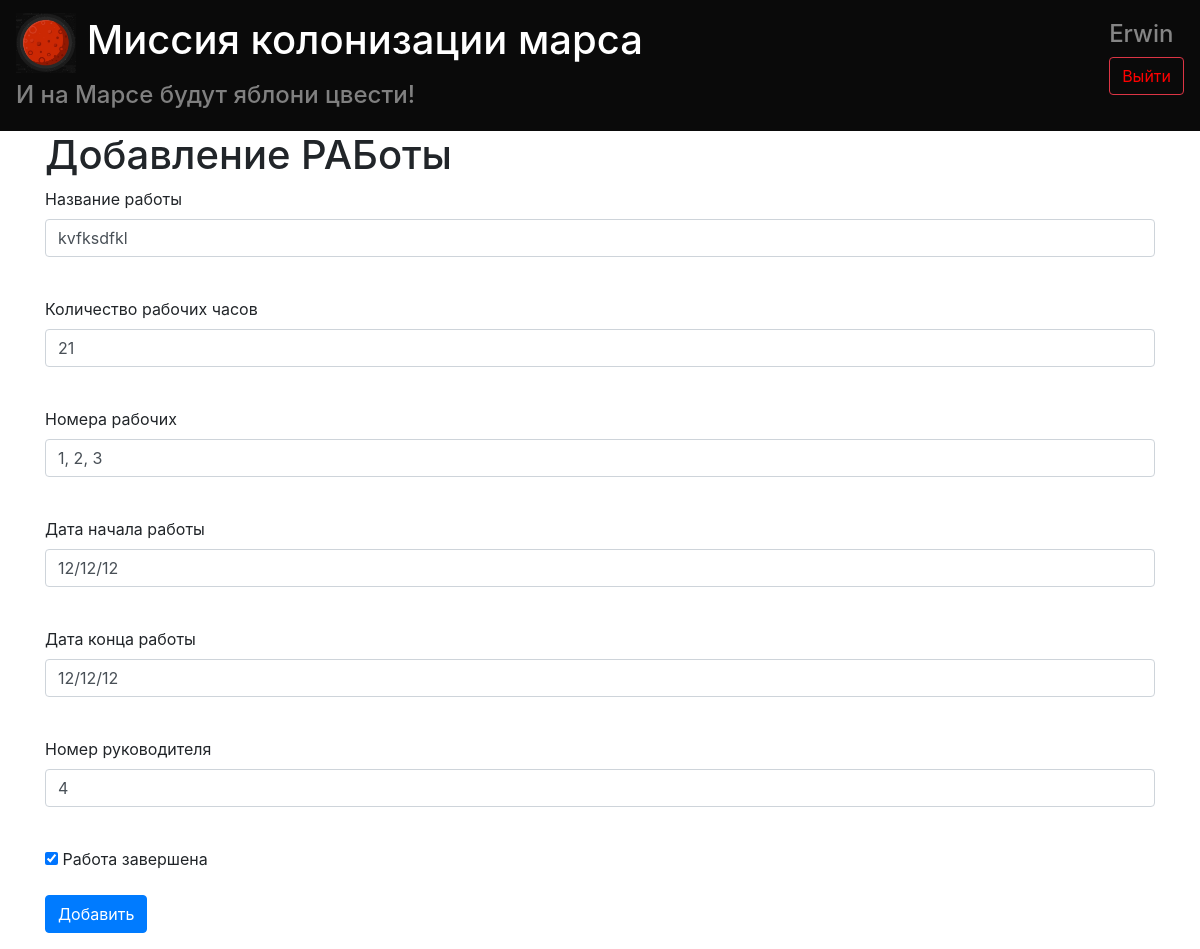
Page /job/3 (signed in) on the committed database.
### data/users.py (models this page shows, shortened)
class User(SqlAlchemyBase, UserMixin):
    __tablename__ = 'users'
    id = sqlalchemy.Column(sqlalchemy.Integer,
                           primary_key=True, autoincrement=True)
    surname = sqlalchemy.Column(sqlalchemy.String, nullable=True)
    name = sqlalchemy.Column(sqlalchemy.String, nullable=True)
    age = sqlalchemy.Column(sqlalchemy.Integer, nullable=True)
    position = sqlalchemy.Column(sqlalchemy.String, nullable=True)
    speciality = sqlalchemy.Column(sqlalchemy.String, nullable=True)
    address = sqlalchemy.Column(sqlalchemy.String, nullable=True)
    email = sqlalchemy.Column(sqlalchemy.String,
                              index=True, unique=True, nullable=True)
    hashed_password = sqlalchemy.Column(sqlalchemy.String, nullable=True)
    modified_date = sqlalchemy.Column(sqlalchemy.DateTime, default=datetime.datetime.now)
    jobs = orm.relation("Jobs", back_populates='user')

### data/jobs.py (models this page shows)
class Jobs(SqlAlchemyBase):
    __tablename__ = 'jobs'
    id = sqlalchemy.Column(sqlalchemy.Integer,
                           primary_key=True, autoincrement=True)
    job = sqlalchemy.Column(sqlalchemy.String, nullable=True)
    work_size = sqlalchemy.Column(sqlalchemy.Integer, nullable=True)
    collaborators = sqlalchemy.Column(sqlalchemy.String, nullable=True)
    start_date = sqlalchemy.Column(sqlalchemy.DateTime)
    finish_date = sqlalchemy.Column(sqlalchemy.DateTime)
    is_finished = sqlalchemy.Column(sqlalchemy.Boolean, default=True)
    team_leader = sqlalchemy.Column(sqlalchemy.Integer,
                                    sqlalchemy.ForeignKey("users.id"))
    user = orm.relation('User')

### main.py (the view, shortened to what this page needs)
@app.route('/job/<int:id>', methods=['GET', 'POST'])
@login_required
def edit_job(id):
    form = AddJobForm()
    if request.method == "GET":
        db_sess = db_session.create_session()
        job = db_sess.query(jobs.Jobs).filter(jobs.Jobs.id == id,
                                              ((jobs.Jobs.user == current_user) | (current_user.position == 'captain'))
                                          ).first()
        if job:
            form.job.data = job.job
            form.work_size.data = job.work_size
            form.collaborators.data = job.collaborators
            form.start_date.data = job.start_date
            form.finish_date.data = job.finish_date
            form.is_finished.data = job.is_finished
            form.team_leader.data = job.team_leader
        else:
            abort(404)
    return render_template('add_work.html',title='Редактирование работы', form=form, **params)

### forms/add_work.py
class AddJobForm(FlaskForm):
    job = StringField('Название работы', validators=[DataRequired()])
    work_size = IntegerField('Количество рабочих часов', validators=[DataRequired()])
    collaborators = StringField('Номера рабочих', validators=[DataRequired()])
    start_date = DateTimeField('Дата начала работы', format='%d/%m/%y')
    finish_date = DateTimeField('Дата конца работы', format='%d/%m/%y')
    is_finished = BooleanField('Работа завершена')
    team_leader = IntegerField('Номер руководителя', validators=[DataRequired()])
    submit = SubmitField('Добавить')

### data/db_session.py (called while the page is built)
def create_session() -> Session:
    global __factory
    return __factory()

### main.py (called while the page is built)
@login_manager.user_loader
def load_user(user_id):
    db_sess = db_session.create_session()
    return db_sess.query(users.User).get(user_id)

### templates/add_work.html (shortened to what this page needs)
<!DOCTYPE html>
<html lang="en">
<head>
</head>
<body>
    {% extends "base.html" %}
    {% block content %}
    <h1>Добавление РАБоты</h1>
    <form action="" method="post">
        <p>
            {{ form.job.label }}<br>
            {{ form.job(class="form-control") }}<br>
        </p>
        <p>
            {{ form.work_size.label }}<br>
            {{ form.work_size(class="form-control") }}<br>
        </p>
        <p>
            {{ form.collaborators.label }}<br>
            {{ form.collaborators(class="form-control") }}<br>
        </p>
        <p>
            {{ form.start_date.label }}<br>
            {{ form.start_date(class="form-control") }}<br>
        </p>
        <p>
            {{ form.finish_date.label }}<br>
            {{ form.finish_date(class="form-control") }}<br>
        </p>
        <p>
            {{ form.team_leader.label }}<br>
            {{ form.team_leader(class="form-control") }}<br>
        </p>
        <p>{{ form.is_finished() }} {{ form.is_finished.label }}</p>
        <p>{{ form.submit(type="submit", class="btn btn-primary") }}</p>
    </form>
    {% endblock %}

### templates/base.html (shortened to what this page needs)
<!DOCTYPE html>
<html lang="en">
<head>
    <link rel="stylesheet"
          href="https://stackpath.bootstrapcdn.com/bootstrap/4.4.1/css/bootstrap.min.css"
>
</head>
<body>
    <nav class="navbar navbar-dark" style="background-color: #0a0a0a;">
      <a class="navbar-brand" href="/">
          <h1>
        <img src="{{mars_image_url}}" width="60" height="60" alt="">
          Миссия колонизации марса</h1>
          <h4><font color="grey">И на Марсе будут яблони цвести!</font></h4>
      </a>
        {% if current_user.is_authenticated %}
            <span class="navbar-text">
                <h4>{{current_user.name}}</h4>
                <p><a class="btn btn-outline-danger " href="/logout"><font color="red">Выйти</font></a></p>
            </span>
        {% else %}
            <p>
                <a class="btn btn-outline-primary " href="/register">Зарегистрироваться</a>
                <a class="btn btn-outline-success" href="/login">Войти</a>
            </p>
        {% endif %}
</nav>
<main role="main" class="container">
            {% block content %}{% endblock %}
</main>
</body>
</html>

### rows in the picture
User: name "Erwin"
Jobs: job "kvfksdfkl", work_size "21", collaborators "1, 2, 3", start_date "12/12/12", finish_date "12/12/12", team_leader "4", is_finished "☑"
